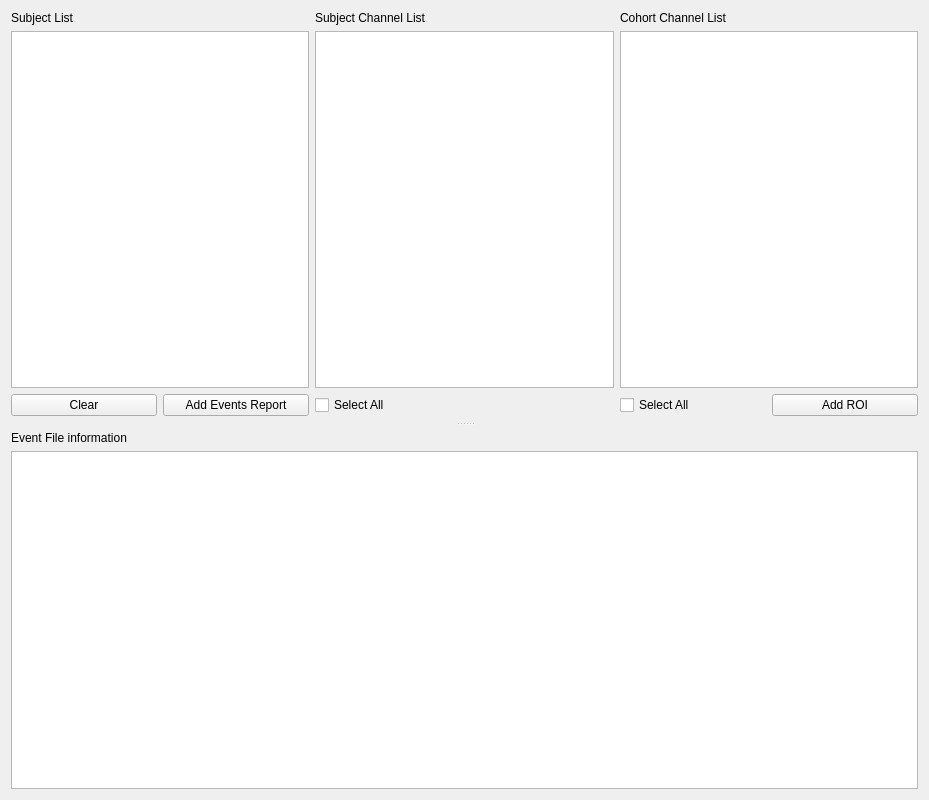
<?xml version="1.0" encoding="UTF-8"?>
<ui version="4.0">
 <class>DetectionsCohortReviewSettingsView</class>
 <widget class="QWidget" name="DetectionsCohortReviewSettingsView">
  <property name="geometry">
   <rect>
    <x>0</x>
    <y>0</y>
    <width>929</width>
    <height>800</height>
   </rect>
  </property>
  <property name="windowTitle">
   <string>Form</string>
  </property>
  <property name="styleSheet">
   <string notr="true">font: 12pt &quot;Roboto&quot;;</string>
  </property>
  <layout class="QHBoxLayout" name="horizontalLayout_3">
   <item>
    <widget class="QSplitter" name="splitter">
     <property name="orientation">
      <enum>Qt::Vertical</enum>
     </property>
     <property name="handleWidth">
      <number>15</number>
     </property>
     <property name="childrenCollapsible">
      <bool>false</bool>
     </property>
     <widget class="QWidget" name="layoutWidget">
      <layout class="QGridLayout" name="gridLayout">
       <item row="0" column="0">
        <widget class="QLabel" name="label">
         <property name="text">
          <string>Subject List</string>
         </property>
        </widget>
       </item>
       <item row="0" column="1">
        <widget class="QLabel" name="label_2">
         <property name="text">
          <string>Subject Channel List</string>
         </property>
        </widget>
       </item>
       <item row="0" column="2">
        <widget class="QLabel" name="label_3">
         <property name="text">
          <string>Cohort Channel List</string>
         </property>
        </widget>
       </item>
       <item row="1" column="0">
        <widget class="QListView" name="subject_listView">
         <property name="editTriggers">
          <set>QAbstractItemView::NoEditTriggers</set>
         </property>
        </widget>
       </item>
       <item row="1" column="1">
        <widget class="QListView" name="chan_subject_listView"/>
       </item>
       <item row="2" column="0">
        <layout class="QHBoxLayout" name="horizontalLayout">
         <item>
          <widget class="QPushButton" name="clear_pushButton">
           <property name="text">
            <string>Clear</string>
           </property>
          </widget>
         </item>
         <item>
          <widget class="QPushButton" name="add_pushButton">
           <property name="text">
            <string>Add Events Report</string>
           </property>
          </widget>
         </item>
        </layout>
       </item>
       <item row="2" column="1">
        <widget class="QCheckBox" name="all_subject_chan_checkBox">
         <property name="text">
          <string>Select All</string>
         </property>
        </widget>
       </item>
       <item row="2" column="2">
        <layout class="QHBoxLayout" name="horizontalLayout_2">
         <item>
          <widget class="QCheckBox" name="all_cohort_chan_checkBox">
           <property name="text">
            <string>Select All</string>
           </property>
          </widget>
         </item>
         <item>
          <widget class="QPushButton" name="add_ROI_pushButton">
           <property name="text">
            <string>Add ROI</string>
           </property>
          </widget>
         </item>
        </layout>
       </item>
       <item row="1" column="2">
        <widget class="QListWidget" name="chan_cohort_listWidget"/>
       </item>
      </layout>
     </widget>
     <widget class="QWidget" name="layoutWidget">
      <layout class="QVBoxLayout" name="verticalLayout">
       <item>
        <widget class="QLabel" name="label_4">
         <property name="text">
          <string>Event File information</string>
         </property>
        </widget>
       </item>
       <item>
        <widget class="QTextEdit" name="message_textEdit">
         <property name="readOnly">
          <bool>true</bool>
         </property>
        </widget>
       </item>
      </layout>
     </widget>
    </widget>
   </item>
  </layout>
 </widget>
 <resources>
  <include location="../../../../snooz-toolbox/src/main/python/ui/themes/themes.qrc"/>
 </resources>
 <connections>
  <connection>
   <sender>clear_pushButton</sender>
   <signal>clicked()</signal>
   <receiver>DetectionsCohortReviewSettingsView</receiver>
   <slot>clear_subject_slot()</slot>
   <hints>
    <hint type="sourcelabel">
     <x>54</x>
     <y>312</y>
    </hint>
    <hint type="destinationlabel">
     <x>464</x>
     <y>399</y>
    </hint>
   </hints>
  </connection>
  <connection>
   <sender>add_pushButton</sender>
   <signal>clicked()</signal>
   <receiver>DetectionsCohortReviewSettingsView</receiver>
   <slot>add_subject_slot()</slot>
   <hints>
    <hint type="sourcelabel">
     <x>174</x>
     <y>312</y>
    </hint>
    <hint type="destinationlabel">
     <x>464</x>
     <y>399</y>
    </hint>
   </hints>
  </connection>
  <connection>
   <sender>all_subject_chan_checkBox</sender>
   <signal>clicked()</signal>
   <receiver>DetectionsCohortReviewSettingsView</receiver>
   <slot>select_all_subject_chan_slot()</slot>
   <hints>
    <hint type="sourcelabel">
     <x>425</x>
     <y>311</y>
    </hint>
    <hint type="destinationlabel">
     <x>464</x>
     <y>399</y>
    </hint>
   </hints>
  </connection>
  <connection>
   <sender>all_cohort_chan_checkBox</sender>
   <signal>clicked()</signal>
   <receiver>DetectionsCohortReviewSettingsView</receiver>
   <slot>select_all_cohort_chan_slot()</slot>
   <hints>
    <hint type="sourcelabel">
     <x>705</x>
     <y>321</y>
    </hint>
    <hint type="destinationlabel">
     <x>464</x>
     <y>399</y>
    </hint>
   </hints>
  </connection>
  <connection>
   <sender>add_ROI_pushButton</sender>
   <signal>clicked()</signal>
   <receiver>DetectionsCohortReviewSettingsView</receiver>
   <slot>add_ROI_slot()</slot>
   <hints>
    <hint type="sourcelabel">
     <x>544</x>
     <y>322</y>
    </hint>
    <hint type="destinationlabel">
     <x>464</x>
     <y>399</y>
    </hint>
   </hints>
  </connection>
  <connection>
   <sender>subject_listView</sender>
   <signal>clicked(QModelIndex)</signal>
   <receiver>DetectionsCohortReviewSettingsView</receiver>
   <slot>subject_selection_changed_slot()</slot>
   <hints>
    <hint type="sourcelabel">
     <x>159</x>
     <y>209</y>
    </hint>
    <hint type="destinationlabel">
     <x>464</x>
     <y>399</y>
    </hint>
   </hints>
  </connection>
 </connections>
 <slots>
  <slot>clear_subject_slot()</slot>
  <slot>add_subject_slot()</slot>
  <slot>select_all_subject_chan_slot()</slot>
  <slot>select_all_cohort_chan_slot()</slot>
  <slot>add_ROI_slot()</slot>
  <slot>item_changed_subject_slot()</slot>
  <slot>item_changed_cohort_slot()</slot>
  <slot>subject_selection_changed_slot()</slot>
 </slots>
</ui>
